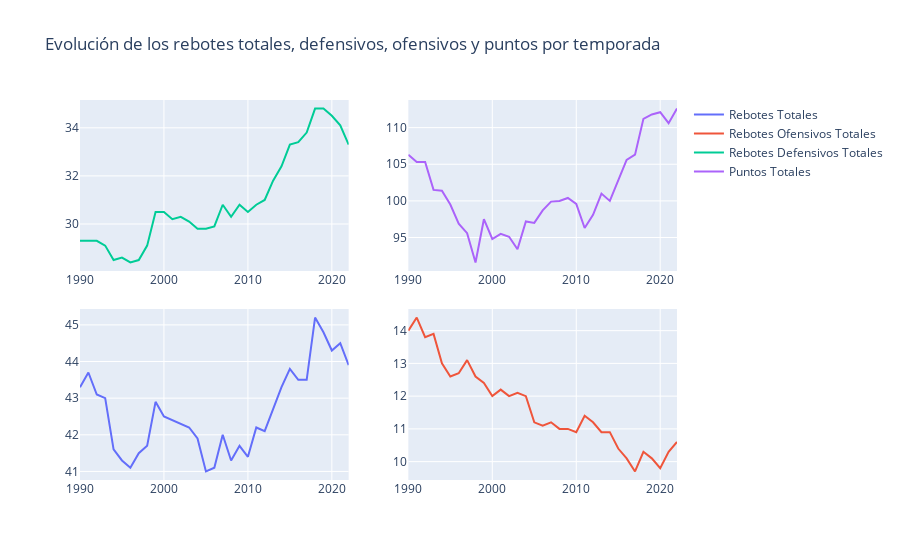

Notebook source saved alongside this figure:
### Code cell
trace1 = go.Scatter(
    x=globales_nba['Season'],
    y=globales_nba['FT'],
    xaxis='x1',
    yaxis='y1',
    name = "Tiros libres anotados"
)
trace2 = go.Scatter(
    x=globales_nba['Season'],
    y=globales_nba['FTA'],
    xaxis='x2',
    yaxis='y2',
    name = "Tiros libres intentados"
)
trace3 = go.Scatter(
    x=globales_nba['Season'],
    y=globales_nba['FG'],
    xaxis='x3',
    yaxis='y3',
    name = "Tiros 2P anotados"
)
trace4 = go.Scatter(
    x=globales_nba['Season'],
    y=globales_nba['FGA'],
    xaxis='x4',
    yaxis='y4',
    name = "Tiros 2P intentados"
)
data = [trace1, trace2, trace3, trace4]

layout = go.Layout(
    xaxis=dict(
        domain=[0, 0.45],
        anchor='y1'
    ),
    yaxis=dict(
        domain=[0, 0.45],
        anchor='x1'
    ),
    xaxis2=dict(
        domain=[0.55, 1],
        anchor='y2'
    ),
    xaxis3=dict(
        domain=[0, 0.45],
        anchor='y3'
    ),
    xaxis4=dict(
        domain=[0.55, 1],
        anchor='y4'
    ),
    yaxis2=dict(
        domain=[0, 0.45],
        anchor='x2'
    ),
    yaxis3=dict(
        domain=[0.55, 1],
        anchor='x3'
    ),
    yaxis4=dict(
        domain=[0.55, 1],
        anchor='x4'
    ),
    title = 'Evolución de los tiros de 2P y los tiros libres anotados e intentados'
)
iplot(fig)
